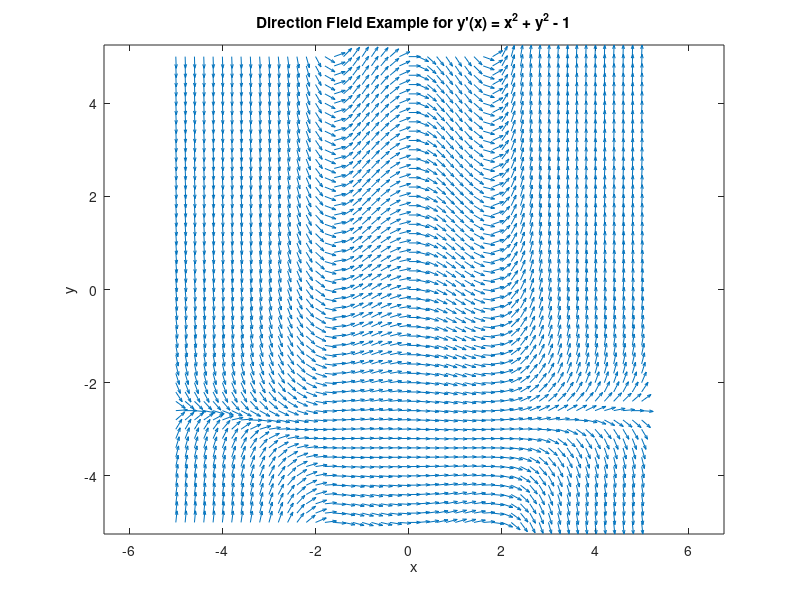

MATLAB code for this plot:
[x y] = meshgrid(-5:0.2:5,-5:0.2:5);

a = ones(size(x));
b = x .* (exp((-1/10)*(x.^2)) + y + 5/2) .* (sin((1/10)*x.^2 + 6));

ascaled = a./sqrt(a.^2+b.^2);
bscaled = b./sqrt(a.^2+b.^2);

quiver(x,y,ascaled,bscaled)
axis equal;
title('Direction Field Example for y''(x) = x^2 + y^2 - 1');
xlabel('x');
ylabel('y');

